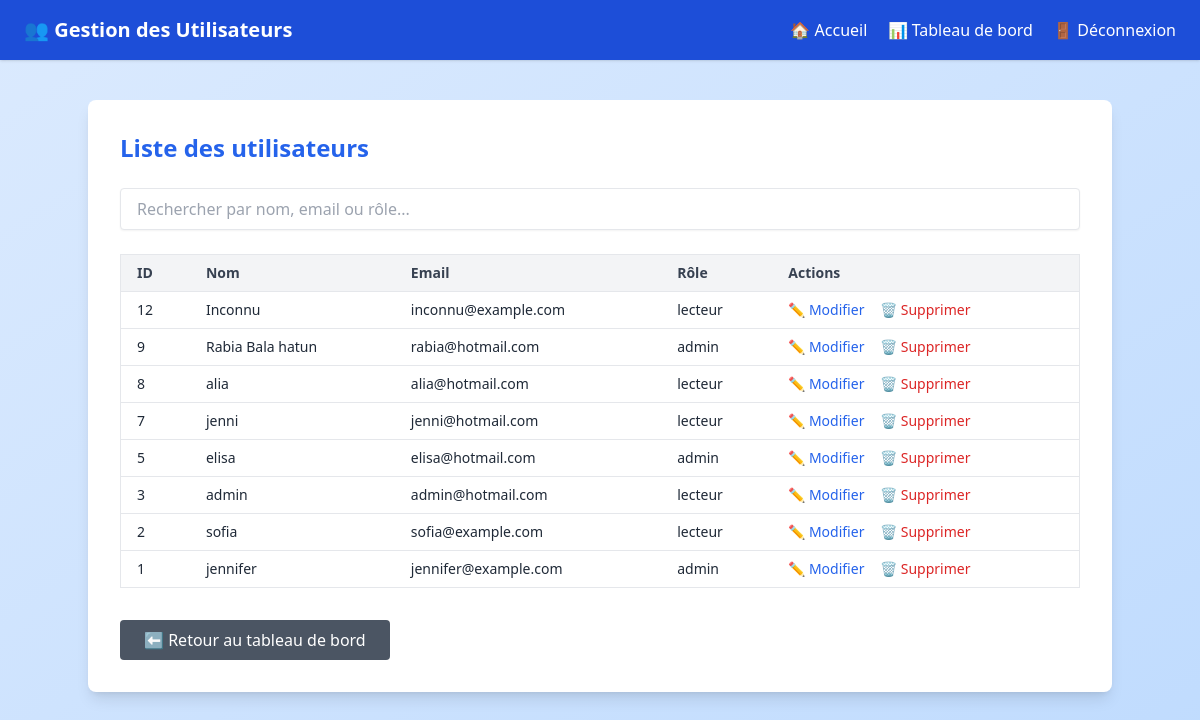
The app's page /gerer_utilisateurs.php (signed in) with its own data.
### tables this page shows
CREATE TABLE IF NOT EXISTS `utilisateurs` (
  `id` int NOT NULL AUTO_INCREMENT,
  `nom_utilisateur` varchar(50) NOT NULL,
  `email` varchar(100) NOT NULL,
  `mot_de_passe` varchar(255) NOT NULL,
  `role` enum('lecteur','admin') DEFAULT 'lecteur',
  `date_inscription` timestamp NULL DEFAULT CURRENT_TIMESTAMP,
  PRIMARY KEY (`id`),
  UNIQUE KEY `nom_utilisateur` (`nom_utilisateur`),
  UNIQUE KEY `email` (`email`)
);

### gerer_utilisateurs.php (the view, shortened to what this page needs)
<?php
require_once 'includes/config.php';
$stmt = $pdo->query("SELECT * FROM utilisateurs ORDER BY id DESC");
$utilisateurs = $stmt->fetchAll();
?>
<!DOCTYPE html>
<html lang="fr">
<head>
    <script src="https://cdn.tailwindcss.com"></script>
</head>
<body class="bg-gradient-to-br from-blue-100 to-blue-200 min-h-screen font-sans">
<header class="bg-blue-700 text-white px-6 py-4 flex justify-between items-center shadow">
    <h1 class="text-xl font-semibold">👥 Gestion des Utilisateurs</h1>
    <nav class="space-x-4">
        <a href="index.php" class="hover:underline">🏠 Accueil</a>
        <a href="dashboard.php" class="hover:underline">📊 Tableau de bord</a>
        <a href="logout.php" class="hover:underline">🚪 Déconnexion</a>
    </nav>
</header>
<main class="max-w-5xl mx-auto mt-10 bg-white rounded-lg shadow-lg p-8">
    <h2 class="text-2xl font-bold text-blue-600 mb-6">Liste des utilisateurs</h2>
    <input type="text" id="searchUsers" placeholder="Rechercher par nom, email ou rôle..."
           class="mb-6 w-full px-4 py-2 border rounded shadow-sm focus:outline-none focus:ring-2 focus:ring-blue-400">
    <?php if (empty($utilisateurs)): ?>
        <p class="text-gray-600">Aucun utilisateur trouvé.</p>
    <?php else: ?>
        <div class="overflow-x-auto">
            <table id="usersTable" class="min-w-full table-auto border border-gray-200">
                <thead class="bg-gray-100 text-left text-sm font-medium text-gray-700">
                    <tr>
                        <th class="px-4 py-2 border-b">ID</th>
                        <th class="px-4 py-2 border-b">Nom</th>
                        <th class="px-4 py-2 border-b">Email</th>
                        <th class="px-4 py-2 border-b">Rôle</th>
                        <th class="px-4 py-2 border-b">Actions</th>
                    </tr>
                </thead>
                <tbody class="text-sm text-gray-800">
                    <?php foreach ($utilisateurs as $user): ?>
                        <tr class="hover:bg-gray-50 transition">
                            <td class="px-4 py-2 border-b"><?= $user['id'] ?></td>
                            <td class="px-4 py-2 border-b"><?= htmlspecialchars($user['nom_utilisateur']) ?></td>
                            <td class="px-4 py-2 border-b"><?= htmlspecialchars($user['email']) ?></td>
                            <td class="px-4 py-2 border-b"><?= htmlspecialchars($user['role']) ?></td>
                            <td class="px-4 py-2 border-b space-x-3">
                                <a href="utilisateurs/edit.php?id=<?= $user['id'] ?>" class="text-blue-600 hover:underline">✏️ Modifier</a>
                                <a href="utilisateurs/delete.php?id=<?= $user['id'] ?>"
                                   onclick="return confirm('Confirmer la suppression ?')"
                                   class="text-red-600 hover:underline">🗑️ Supprimer</a>
                            </td>
                        </tr>
                    <?php endforeach ?>
                </tbody>
            </table>
        </div>
    <?php endif ?>
    <div class="mt-8">
        <a href="dashboard.php"
           class="inline-block bg-gray-600 text-white px-6 py-2 rounded hover:bg-gray-700 transition">
            ⬅️ Retour au tableau de bord
        </a>
    </div>
</main>
</body>
</html>

### records on screen
utilisateurs: id "12", nom_utilisateur "Inconnu", email "inconnu@example.com", role "lecteur"
utilisateurs: id "9", nom_utilisateur "Rabia Bala hatun", email "rabia@hotmail.com", role "admin"
utilisateurs: id "8", nom_utilisateur "alia", email "alia@hotmail.com", role "lecteur"
utilisateurs: id "7", nom_utilisateur "jenni", email "jenni@hotmail.com", role "lecteur"
utilisateurs: id "5", nom_utilisateur "elisa", email "elisa@hotmail.com", role "admin"
utilisateurs: id "3", nom_utilisateur "admin", email "admin@hotmail.com", role "lecteur"
utilisateurs: id "2", nom_utilisateur "sofia", email "sofia@example.com", role "lecteur"
utilisateurs: id "1", nom_utilisateur "jennifer", email "jennifer@example.com", role "admin"
